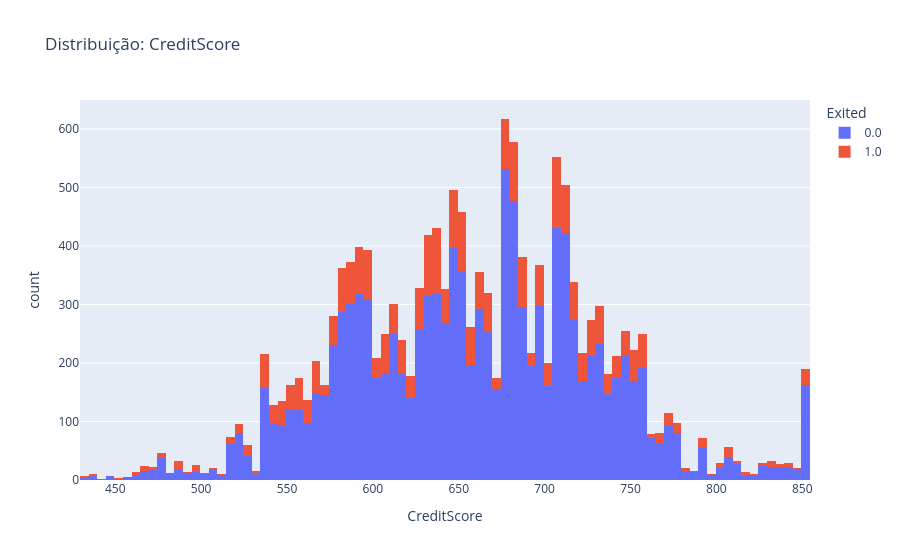
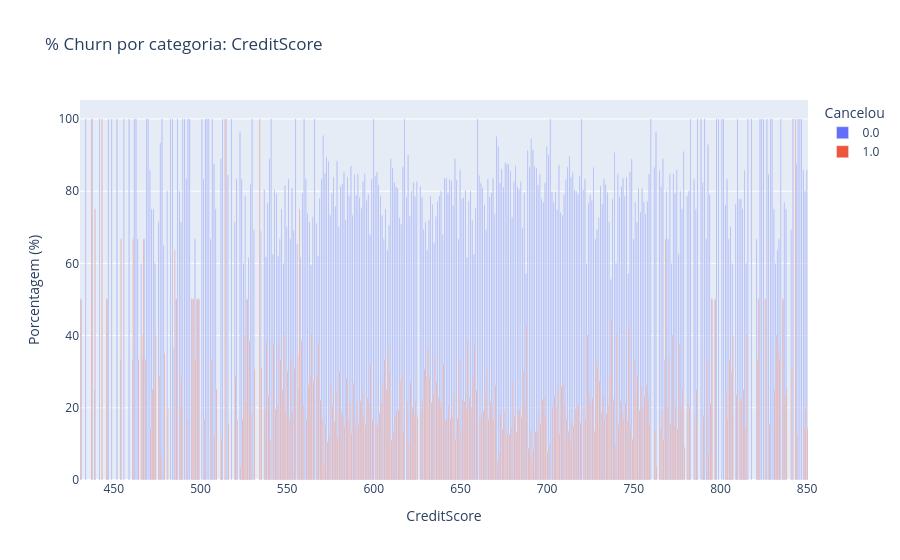
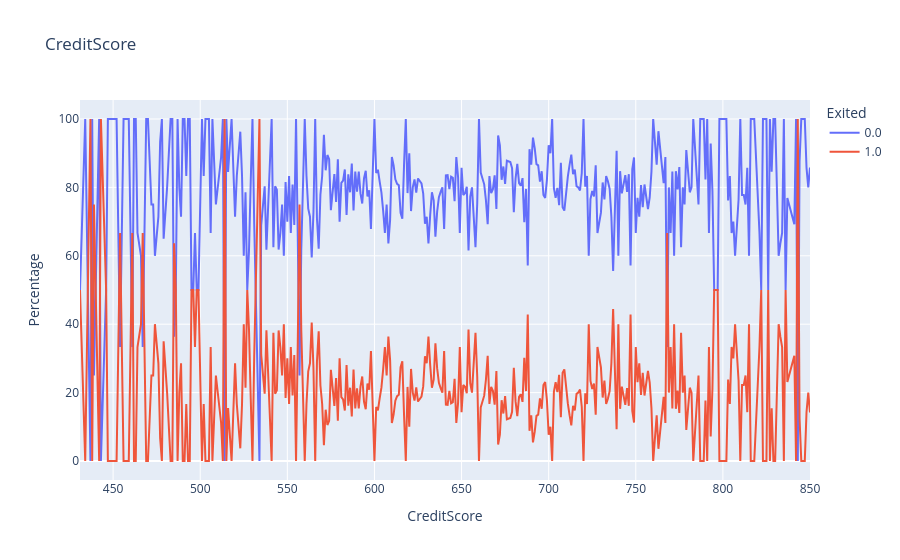
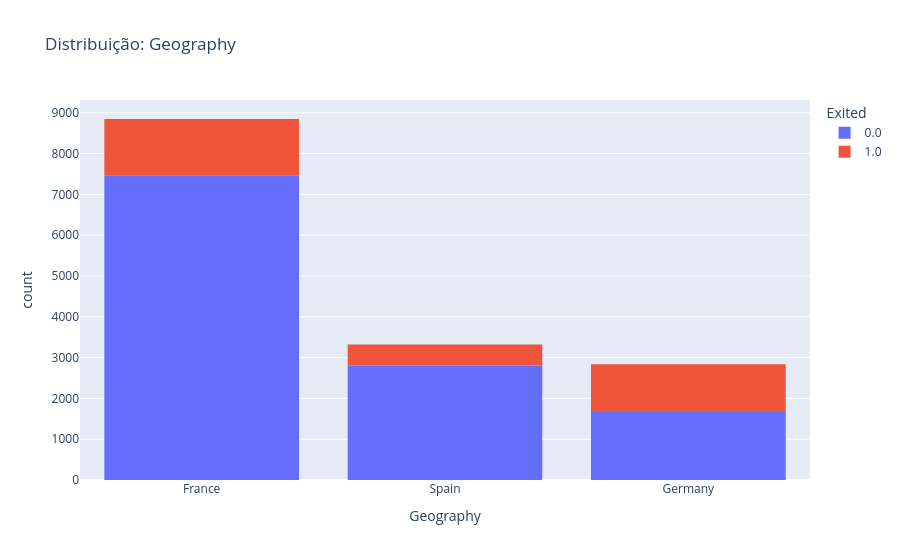

Notebook code cell kept with these figures, in order:
### Code cell
# ============================================================
# PASSO 2 — Análise exploratória dos dados (EDA)
# ============================================================
# NOTA: A análise é feita na tabela ORIGINAL (antes de qualquer
# codificação), para os gráficos fazerem sentido visual.
# ============================================================

import plotly.express as px

# Colunas que não têm valor preditivo — não faz sentido plotar
colunas_ignorar = ['id', 'CustomerId', 'Surname', 'Exited']

for coluna in tabelaTreino.columns:
    if coluna in colunas_ignorar:
        continue

    # Histograma: distribuição da feature separada por quem saiu ou não
    grafico = px.histogram(tabelaTreino, x=coluna, color='Exited', title=f'Distribuição: {coluna}')
    grafico.show()

    # Gráfico de barras com % de churn por categoria
    dados = pd.crosstab(tabelaTreino[coluna], tabelaTreino['Exited'], normalize='index') * 100
    dados = dados.reset_index().melt(id_vars=coluna)
    dados.columns = [coluna, 'Exited', 'Percentage']

    grafico = px.bar(
        dados, x=coluna, y='Percentage', color='Exited',
        barmode='group', title=f'% Churn por categoria: {coluna}',
        labels={'Percentage': 'Porcentagem (%)', 'Exited': 'Cancelou'},
        text='Percentage'
    )
    grafico.update_traces(textposition='auto', texttemplate='%{text:.1f}%')
    grafico.show()

    grafico = px.line(dados, x=coluna, y='Percentage', color='Exited',title=coluna)
    grafico.show()

### Figure 1 — Plotly figure (JSON) as saved in the notebook; plotly's stock layout.template omitted (floating-point values rounded to 4 significant figures; data arrays with more than 128 entries replaced by an {"elided": "..."} marker saying what was removed)
{"data": [{"bingroup": "x", "hovertemplate": "Exited=0.0<br>CreditScore=%{x}<br>count=%{y}<extra></extra>", "legendgroup": "0.0", "marker": {"color": "#636efa", "pattern": {"shape": ""}}, "name": "0.0", "orientation": "v", "showlegend": true, "type": "histogram", "x": {"elided": "11927 float values"}, "xaxis": "x", "yaxis": "y"}, {"bingroup": "x", "hovertemplate": "Exited=1.0<br>CreditScore=%{x}<br>count=%{y}<extra></extra>", "legendgroup": "1.0", "marker": {"color": "#EF553B", "pattern": {"shape": ""}}, "name": "1.0", "orientation": "v", "showlegend": true, "type": "histogram", "x": {"elided": "3073 float values"}, "xaxis": "x", "yaxis": "y"}], "layout": {"barmode": "relative", "legend": {"title": {"text": "Exited"}, "tracegroupgap": 0}, "title": {"text": "Distribuição: CreditScore"}, "xaxis": {"anchor": "y", "domain": [0, 1], "title": {"text": "CreditScore"}}, "yaxis": {"anchor": "x", "domain": [0, 1], "title": {"text": "count"}}}}

### Figure 2 — Plotly figure (JSON) as saved in the notebook; plotly's stock layout.template omitted (floating-point values rounded to 4 significant figures; data arrays with more than 128 entries replaced by an {"elided": "..."} marker saying what was removed)
{"data": [{"alignmentgroup": "True", "hovertemplate": "Cancelou=0.0<br>CreditScore=%{x}<br>Porcentagem (%)=%{text}<extra></extra>", "legendgroup": "0.0", "marker": {"color": "#636efa", "pattern": {"shape": ""}}, "name": "0.0", "offsetgroup": "0.0", "orientation": "v", "showlegend": true, "text": {"elided": "377 float values"}, "textposition": "auto", "texttemplate": "%{text:.1f}%", "type": "bar", "x": {"elided": "377 float values"}, "xaxis": "x", "y": {"elided": "377 float values"}, "yaxis": "y"}, {"alignmentgroup": "True", "hovertemplate": "Cancelou=1.0<br>CreditScore=%{x}<br>Porcentagem (%)=%{text}<extra></extra>", "legendgroup": "1.0", "marker": {"color": "#EF553B", "pattern": {"shape": ""}}, "name": "1.0", "offsetgroup": "1.0", "orientation": "v", "showlegend": true, "text": {"elided": "377 float values"}, "textposition": "auto", "texttemplate": "%{text:.1f}%", "type": "bar", "x": {"elided": "377 float values"}, "xaxis": "x", "y": {"elided": "377 float values"}, "yaxis": "y"}], "layout": {"barmode": "group", "legend": {"title": {"text": "Cancelou"}, "tracegroupgap": 0}, "title": {"text": "% Churn por categoria: CreditScore"}, "xaxis": {"anchor": "y", "domain": [0, 1], "title": {"text": "CreditScore"}}, "yaxis": {"anchor": "x", "domain": [0, 1], "title": {"text": "Porcentagem (%)"}}}}

### Figure 3 — Plotly figure (JSON) as saved in the notebook; plotly's stock layout.template omitted (floating-point values rounded to 4 significant figures; data arrays with more than 128 entries replaced by an {"elided": "..."} marker saying what was removed)
{"data": [{"hovertemplate": "Exited=0.0<br>CreditScore=%{x}<br>Percentage=%{y}<extra></extra>", "legendgroup": "0.0", "line": {"color": "#636efa", "dash": "solid"}, "marker": {"symbol": "circle"}, "mode": "lines", "name": "0.0", "orientation": "v", "showlegend": true, "type": "scatter", "x": {"elided": "377 float values"}, "xaxis": "x", "y": {"elided": "377 float values"}, "yaxis": "y"}, {"hovertemplate": "Exited=1.0<br>CreditScore=%{x}<br>Percentage=%{y}<extra></extra>", "legendgroup": "1.0", "line": {"color": "#EF553B", "dash": "solid"}, "marker": {"symbol": "circle"}, "mode": "lines", "name": "1.0", "orientation": "v", "showlegend": true, "type": "scatter", "x": {"elided": "377 float values"}, "xaxis": "x", "y": {"elided": "377 float values"}, "yaxis": "y"}], "layout": {"legend": {"title": {"text": "Exited"}, "tracegroupgap": 0}, "title": {"text": "CreditScore"}, "xaxis": {"anchor": "y", "domain": [0, 1], "title": {"text": "CreditScore"}}, "yaxis": {"anchor": "x", "domain": [0, 1], "title": {"text": "Percentage"}}}}

### Figure 4 — Plotly figure (JSON) as saved in the notebook; plotly's stock layout.template omitted (floating-point values rounded to 4 significant figures; data arrays with more than 128 entries replaced by an {"elided": "..."} marker saying what was removed)
{"data": [{"bingroup": "x", "hovertemplate": "Exited=0.0<br>Geography=%{x}<br>count=%{y}<extra></extra>", "legendgroup": "0.0", "marker": {"color": "#636efa", "pattern": {"shape": ""}}, "name": "0.0", "orientation": "v", "showlegend": true, "type": "histogram", "x": {"elided": "11927 str values"}, "xaxis": "x", "yaxis": "y"}, {"bingroup": "x", "hovertemplate": "Exited=1.0<br>Geography=%{x}<br>count=%{y}<extra></extra>", "legendgroup": "1.0", "marker": {"color": "#EF553B", "pattern": {"shape": ""}}, "name": "1.0", "orientation": "v", "showlegend": true, "type": "histogram", "x": {"elided": "3073 str values"}, "xaxis": "x", "yaxis": "y"}], "layout": {"barmode": "relative", "legend": {"title": {"text": "Exited"}, "tracegroupgap": 0}, "title": {"text": "Distribuição: Geography"}, "xaxis": {"anchor": "y", "domain": [0, 1], "title": {"text": "Geography"}}, "yaxis": {"anchor": "x", "domain": [0, 1], "title": {"text": "count"}}}}
